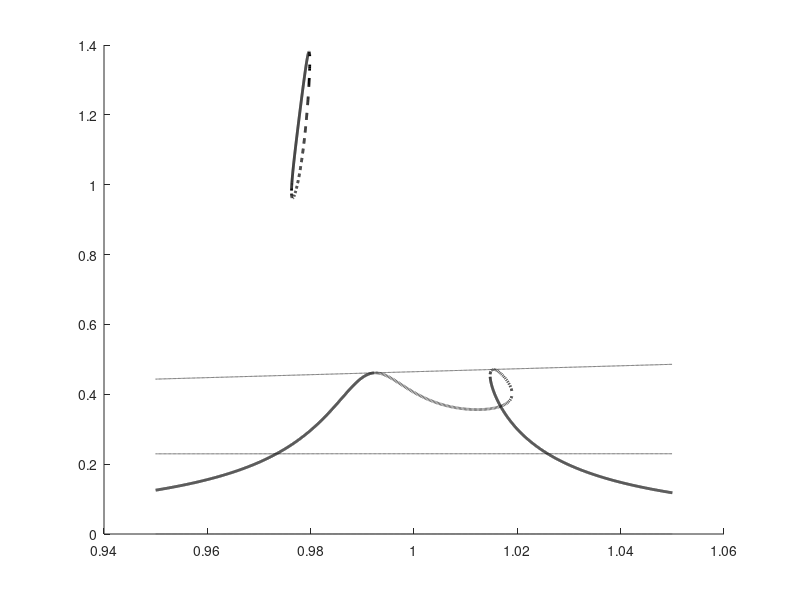

The MATLAB source for this figure: (Note: this script raises an error after producing the figure.)
%==========================================================
clearvars;
%close all;
clc;
%% Define system
m=1;
k=1;
ep = 0.02;
xi_na = 0.2;
xi = 0.2;

m=1;
omega0 = sqrt(k/m);
P = 0.61;
kappa=0;
Om=linspace(0.95,1.05,10000);

for i=1:length(Om)
        X = Om(i)^2;
    sigma = (1-X)/ep;
    a =  ((X-sigma)*(3/4))^2 + X*(xi*3/4)^2;
    b = 2*((X-sigma)*3/4)*((X-sigma)*(-X+kappa)+X*xi_na*xi+X^2)+2*X*(xi*3/4)*(xi*(-X+kappa)+(sigma-X)*xi_na);
    c = ((X-sigma)*(-X+kappa)+X*xi_na*xi+X^2)^2+X*(xi*(-X+kappa)+(sigma-X)*xi_na)^2;
    d = -X^2*P^2;
    
    
    %%TODO: Find minimum of the SIM and the Melkinov!!
    [r] = roots([a,b,c,d]);

    if(~isreal(r))
         r_real=r(imag(r)==0);
          zo(i,1) = ( X*xi_na^2+ ( X-kappa-3/4*r_real)^2)*r_real/(X^2);

        zo(i,2)=NaN;
        zo(i,3)=NaN;    
        zna(i,1) = r_real;
        zna(i,2)=NaN;
        zna(i,3)=NaN;
        
                            alpha1(i,1) = asin( xi*sqrt(X)*sqrt(zo(i,1))/P); %- asin( (xi*sqrt(X)*sqrt(zo(i,1))+xi_na*X*sqrt(zna(i,1))/(sqrt(X)*sqrt(zo(i,1))))/P );

                    beta1(i,1) = asin(xi_na* sqrt(zna(i,1)/ sqrt(zo(i,1))/sqrt(X)))-   alpha1(i,1);

           
           
           M2= [-ep*sigma - 1i*xi*ep*sqrt(X), 0, 1i*ep*xi_na*sqrt(X)+6/4*ep*zna(i,1)+ep*kappa, 3/4*ep*zna(i,1)*exp(1i*beta1(i,1))^2;
            0,  ep*sigma - 1i*xi*ep*sqrt(X), -conj(3/4*ep*zna(i,1)*exp(1i*beta1(i,1))^2),  1i*ep*xi_na*sqrt(X)-6/4*ep*zna(i,1)-ep*kappa;
            ep*sigma + 1i*xi*ep*sqrt(X)+ X , 0, -1i*xi_na*sqrt(X)*(1+ep)+X-(1+ep)*(6/4*zna(i,1)+kappa),  -(1+ep)*3/4*zna(i,1)*exp(1i*beta1(i,1))^2;
            0,   -ep*sigma + 1i*xi*ep*sqrt(X) - X,  -conj( -(1+ep)*3/4*zna(i,1)*exp(1i*beta1(i,1))^2), -conj(-1i*xi_na*sqrt(X)*(1+ep)+X-(1+ep)*(6/4*zna(i,1)+kappa));]/(sqrt(X)*2*1i );
        eig(M2);
            if(any(real(eig(M2))>0))
               B_unstable(i,1) =sqrt(zna(i,1)); 
               A_unstable(i,1) =sqrt(zo(i,1)); 
               B_stable(i,1) = NaN; 
               A_stable(i,1) = NaN;
            else
           B_stable(i,1) =sqrt(zna(i,1)); 
               A_stable(i,1) =sqrt(zo(i,1));  
               B_unstable(i,1) = NaN; 
               A_unstable(i,1) = NaN;
            end
                 B_stable(i,2) = NaN; 
               A_stable(i,2) = NaN;
                    B_stable(i,3) = NaN; 
               A_stable(i,3) = NaN;
            B_unstable(i,2) = NaN; 
               A_unstable(i,2) = NaN;
               B_unstable(i,3) = NaN; 
               A_unstable(i,3) = NaN;
    else
     zna(i,1) = r(1);
        zna(i,2)= r(2);
        zna(i,3)=r(3);
        zna(i,:) =sort(zna(i,:),'ascend');
                r =sort(r,'ascend');

        zo(i,1)= ( X*(xi_na)^2+ ( X-kappa-3/4*r(1))^2)*r(1)/(X^2);
        zo(i,2)= ( X*(xi_na)^2+ ( X-kappa-3/4*r(2))^2)*r(2)/(X^2);
        zo(i,3)= ( X*(xi_na)^2+ ( X-kappa-3/4*r(3))^2)*r(3)/(X^2);
        
       
       % zo(i,:) =sort(zo(i,:),'ascend') ;

        
        

        
        
        for j=1:3
                                        alpha1(i,j) =  asin( xi*sqrt(X)*sqrt(zo(i,j))/P); %-asin( (xi*sqrt(X)*sqrt(zo(i,j))+xi_na*X*sqrt(zna(i,j))/(sqrt(X)*sqrt(zo(i,j))))/P );

                    beta1(i,j) = asin(xi_na* sqrt(zna(i,j)/ sqrt(zo(i,j))/sqrt(X)))-   alpha1(i,j);

%            
           
             M2= [-ep*sigma - 1i*xi*ep*sqrt(X), 0, 1i*ep*xi_na*sqrt(X)+6/4*ep*zna(i,j)+ep*kappa, 3/4*ep*zna(i,j)*exp(1i*beta1(i,j))^2;
            0,  ep*sigma - 1i*xi*ep*sqrt(X), -conj(3/4*ep*zna(i,j)*exp(1i*beta1(i,j))^2),  1i*ep*xi_na*sqrt(X)-6/4*ep*zna(i,j)-ep*kappa;
            ep*sigma + 1i*xi*ep*sqrt(X)+ X , 0, -1i*xi_na*sqrt(X)*(1+ep)+X-(1+ep)*(6/4*zna(i,j)+kappa),  -(1+ep)*3/4*zna(i,j)*exp(1i*beta1(i,j))^2;
            0,   -ep*sigma + 1i*xi*ep*sqrt(X) - X,  -conj( -(1+ep)*3/4*zna(i,j)*exp(1i*beta1(i,j))^2), -conj(-1i*xi_na*sqrt(X)*(1+ep)+X-(1+ep)*(6/4*zna(i,j)+kappa));]/(sqrt(X)*2*1i );
        eig(M2);
        
            if(any(real(eig(M2))>0))
               B_unstable(i,j) =sqrt(zna(i,j)); 
               A_unstable(i,j) =sqrt(zo(i,j)); 
               B_stable(i,j) = NaN; 
               A_stable(i,j) = NaN;
            else
           B_stable(i,j) =sqrt(zna(i,j)); 
               A_stable(i,j) =sqrt(zo(i,j));  
               B_unstable(i,j) = NaN; 
               A_unstable(i,j) = NaN;
            end
        end
        

    end
    
    % Werk nog niet voor nonlinear geometric damping
        a2 = 27/16;
    b2= -3*(X-kappa);
    c2 = ((X-kappa)^2+X*xi_na^2);
    [r] = roots([a2,b2,c2]);
    za_mel = -2*kappa;
 if(isreal(r))
         r_min=min(r);
         zna_min(i) = r_min;
          zo_max(i) =  ( X*(xi_na)^2+ ( X-kappa-3/4*r_min)^2)*r_min/(X^2);
         r_max=max(r);
                  zna_max(i) = r_max;
          zo_min(i) = ( X*(xi_na)^2+ ( X-kappa-3/4*r_max)^2)*r_max/(X^2);
 end
    
    
end

    zeta = xi/ep*2;
    
figure(1)
hold on
plot(Om,A_stable,'k','LineWidth',2)
hold on
plot(Om,A_unstable,'k--','LineWidth',2)
plot(Om,sqrt(zo_max),'k--')
plot(Om,sqrt(zo_min),'k--')
hold on
plot(Om,P*ep./sqrt( (1-Om.^2).^2+4*zeta^2*Om.^2),'k:')

   ax = gca; 
ax.FontSize = 15; 
xlabel('$\Omega$','FontSize',16.5,'interpreter','latex') 
ylabel('$a$','FontSize',16.5,'interpreter','latex') 
xaxisproperties= get(gca, 'XAxis');
xaxisproperties.TickLabelInterpreter = 'latex'; % latex for x-axis
yaxisproperties= get(gca, 'YAxis');
yaxisproperties.TickLabelInterpreter = 'latex'; % latex for y-axis
xlim([min(Om) max(Om)])
figure(2)
hold on
hold on
plot(Om,B_stable,'k','LineWidth',2)
hold on
plot(Om,B_unstable,'k--','LineWidth',2)
plot(Om,sqrt(zna_max),'k--')
plot(Om,sqrt(zna_min),'k--')


   ax = gca; 
ax.FontSize = 15; 
xlabel('$\Omega$','FontSize',16.5,'interpreter','latex') 
ylabel('$b$','FontSize',16.5,'interpreter','latex') 
xaxisproperties= get(gca, 'XAxis');
xaxisproperties.TickLabelInterpreter = 'latex'; % latex for x-axis
yaxisproperties= get(gca, 'YAxis');
yaxisproperties.TickLabelInterpreter = 'latex'; % latex for y-axis
xlim([min(Om) max(Om)])


function m11  = stability_m11(B,xi_na,kappa,X,xi,sigma)
        A = conj(B);
           m11  = -3/2*A.*B-kappa;
          m11 = (-1i*X - xi_na*sqrt(X) -1i*m11);

       % m11 = (-1i*X - xi_na*sqrt(X) -1i*m11-1i*X*X/(sigma+1i*xi*sqrt(X)-X))/( sqrt(X)*2*(sigma+1i*xi*sqrt(X)) )*(sigma+1i*xi*sqrt(X)-X);
end

function m12  = stability_m12(B,xi_na,kappa,X,xi,sigma)
    A = conj(B);
       m12  = -3/4*B^2;
       m12 = -1i*m12
   % m12 = -1i*m12/( sqrt(X)*2*(sigma+1i*xi*sqrt(X)) )*(sigma+1i*xi*sqrt(X)-X);
end



